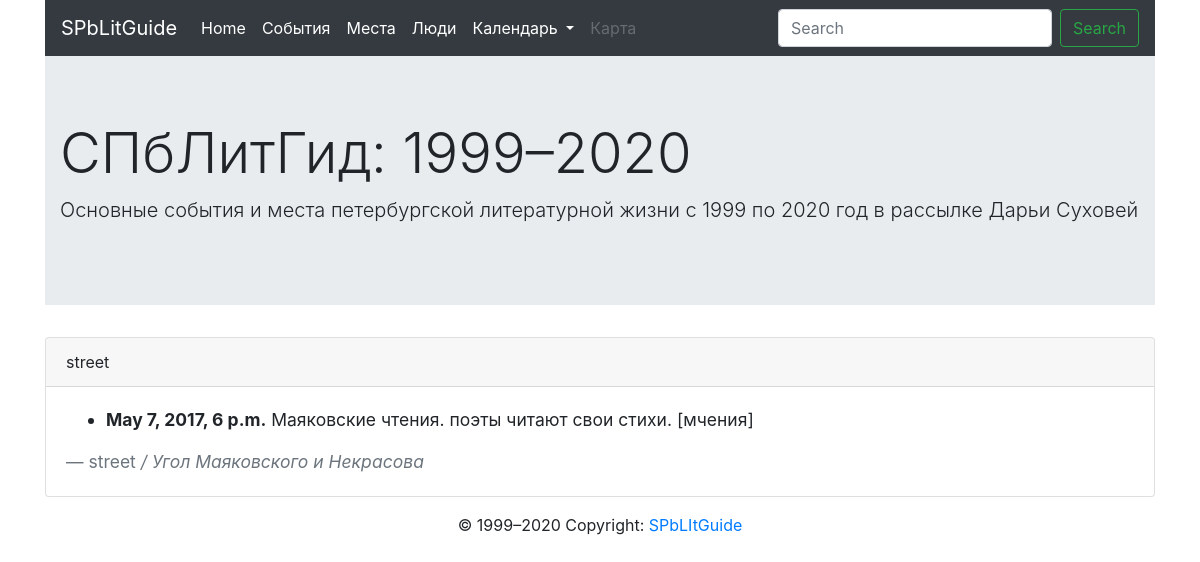
Page /place/54/ on the earlier database version.
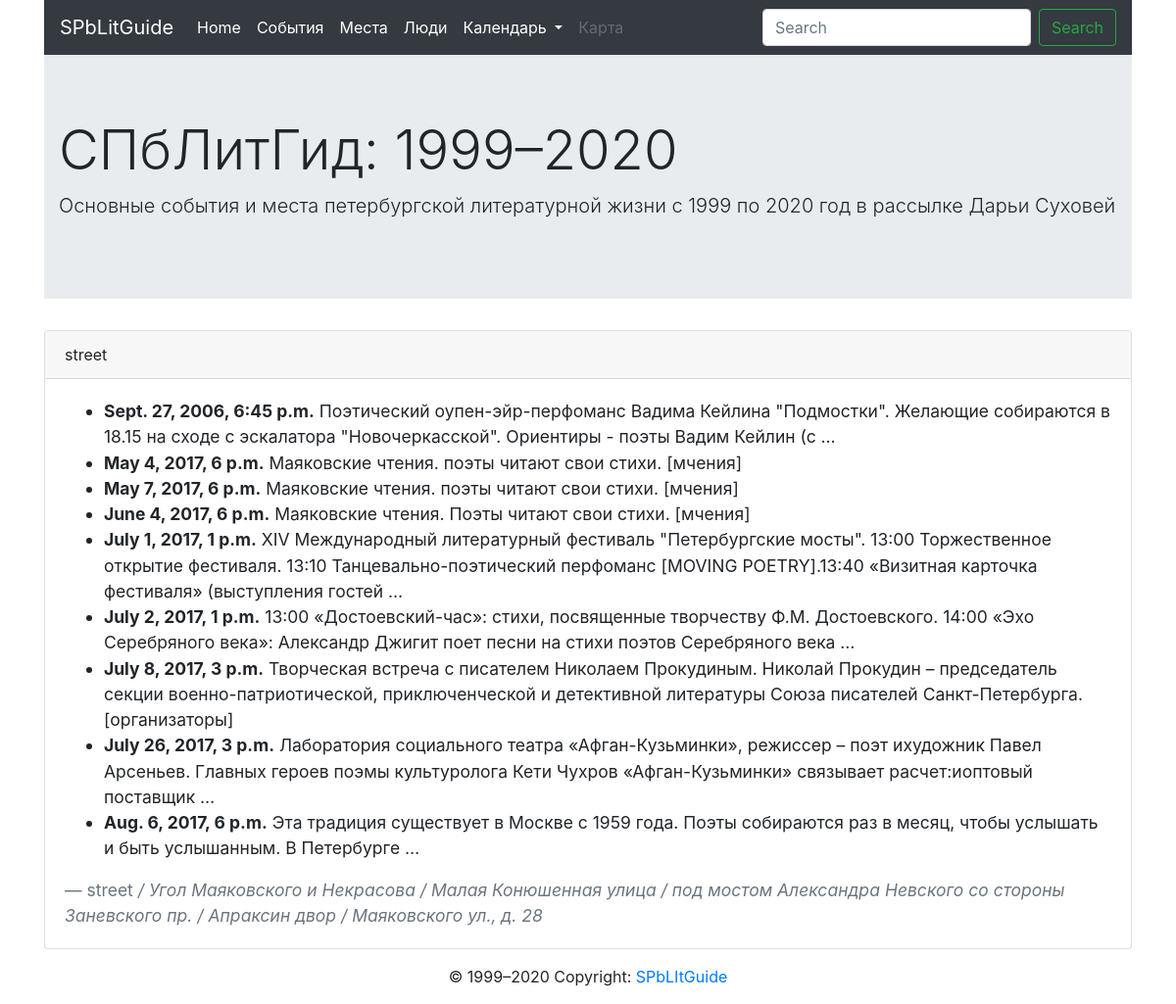
Same page on the later database version.
### core/models.py (models this page shows, shortened)
class Event(models.Model):
	description = models.TextField()
	date = models.DateTimeField(auto_now=False, auto_now_add=False)
	place = models.ForeignKey(
		Place, on_delete=models.CASCADE, blank=True, null=True)
	adress = models.ForeignKey(
		Adress, on_delete=models.CASCADE, blank=True, null=True)
	people = models.ManyToManyField(Person, blank=True)
	class Meta:
		app_label = 'core'
		verbose_name = 'Event'
		ordering = ['date']

class Adress(models.Model):
	name = models.CharField(max_length=300)
	coordinates = models.CharField(
		max_length=300, blank=True, null=True)
	class Meta:
		app_label = 'core'
		verbose_name = 'Adress'

### core/views.py (the view)
# urls.py: path('place/<pk>/', PlaceDetailView.as_view(), name='one_place'),
class PlaceDetailView(DetailView):
	model = Place

### core/models.py (called while the page is built)
	def show_adresses(self):
		events = Event.objects.filter(place=self).values_list(
			'adress', flat=True).order_by('id')
		adresses = Adress.objects.filter(id__in=events)
		return adresses

### core/templates/core/place_detail.html (shortened to what this page needs)
{% extends 'page.html' %}
{% block content %}
<div class="card">
  <div class="card-header">
    {{ object.name }}
  </div>
  <div class="card-body">
    <blockquote class="blockquote mb-0"><small>
      <ul>
      {% for event in object.event_set.all %}
      <li><b>{{ event.date }}</b> {{event.description|truncatewords:20}} </li>
      {% endfor %}</small>
      <footer class="blockquote-footer">{{ object.name }} {% for adress in object.show_adresses %} <cite>/ {{ adress.name }} {% endfor %} </cite></footer>
    </blockquote>
  </div>
</div>
{% endblock %}

Differences in the rows shown:
added Event: date "Sept. 27, 2006, 6:45 p.m.", description "Поэтический оупен-эйр-перфоманс Вадима Кейлина \"Подмостки\". Желающие собираются в 18.15 на сходе с эскалатора \"Новочеркасской\". Ориентиры - поэты Вадим Кейлин (с …"
added Event: date "May 4, 2017, 6 p.m.", description "Маяковские чтения. поэты читают свои стихи. [мчения]"
added Event: date "June 4, 2017, 6 p.m.", description "Маяковские чтения. Поэты читают свои стихи. [мчения]"
added Event: date "July 1, 2017, 1 p.m.", description "XIV Международный литературный фестиваль \"Петербургские мосты\". 13:00 Торжественное открытие фестиваля. 13:10 Танцевально-поэтический перфоманс [MOVING POETRY].13:40 «Визитная карточка фестиваля» (выступления гостей …"
added Event: date "July 2, 2017, 1 p.m.", description "13:00 «Достоевский-час»: стихи, посвященные творчеству Ф.М. Достоевского. 14:00 «Эхо Серебряного века»: Александр Джигит поет песни на стихи поэтов Серебряного века …"
added Event: date "July 8, 2017, 3 p.m.", description "Творческая встреча с писателем Николаем Прокудиным. Николай Прокудин – председатель секции военно-патриотической, приключенческой и детективной литературы Союза писателей Санкт-Петербурга. [организаторы]"
added Event: date "July 26, 2017, 3 p.m.", description "Лаборатория социального театра «Афган-Кузьминки», режиссер – поэт ихудожник Павел Арсеньев. Главных героев поэмы культуролога Кети Чухров «Афган-Кузьминки» связывает расчет:иоптовый поставщик …"
added Event: date "Aug. 6, 2017, 6 p.m.", description "Эта традиция существует в Москве с 1959 года. Поэты собираются раз в месяц, чтобы услышать и быть услышанным. В Петербурге …"
added Adress: name "Малая Конюшенная улица"
added Adress: name "под мостом Александра Невского со стороны Заневского пр."
added Adress: name "Апраксин двор"
added Adress: name "Маяковского ул., д. 28"
